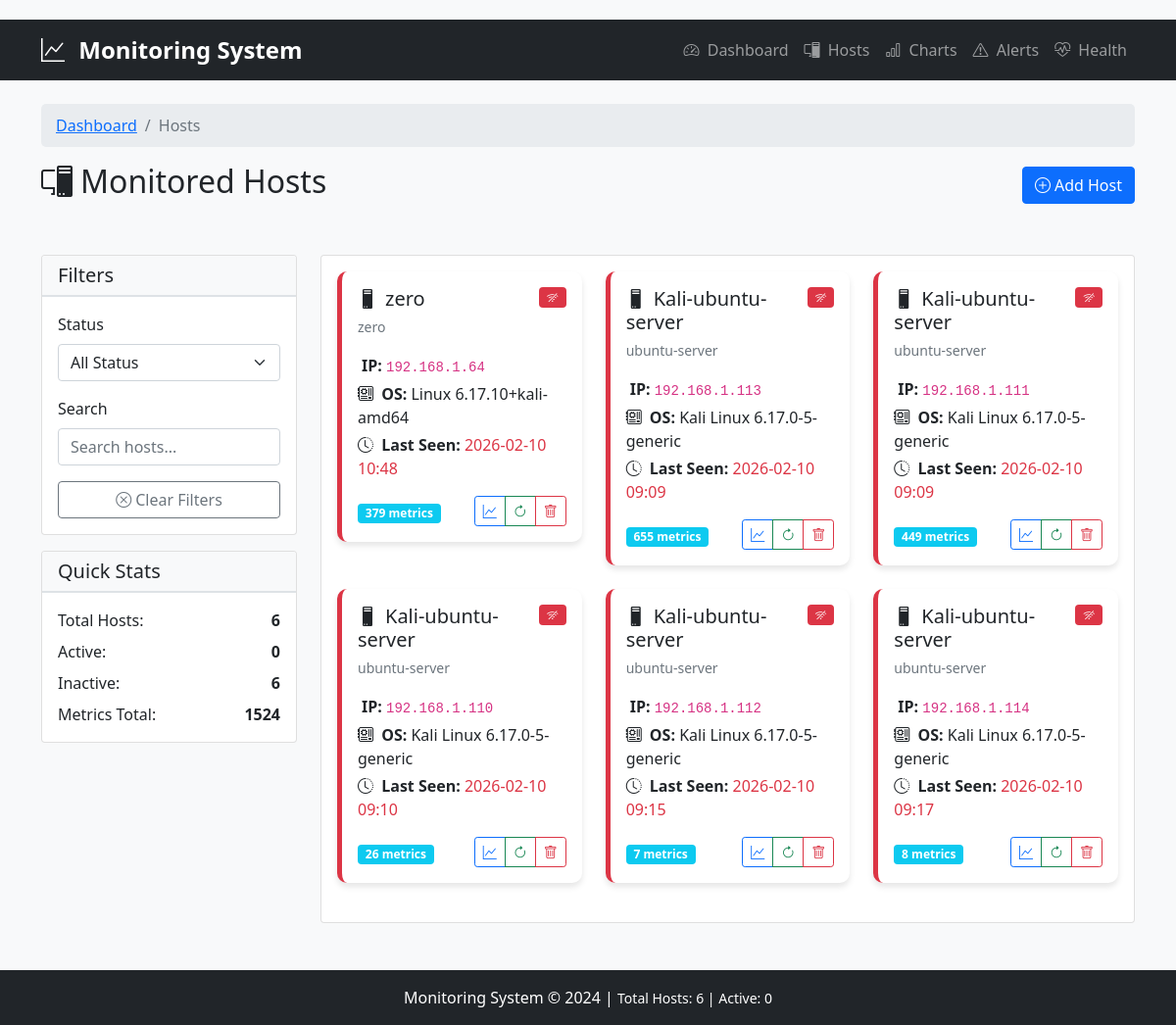
The app's page /hosts with its own data.
### models.py (models this page shows, shortened)
class Host(db.Model):
    id = db.Column(db.Integer, primary_key=True)
    name = db.Column(db.String(100), nullable=False)
    ip_address = db.Column(db.String(15), nullable=False)
    hostname = db.Column(db.String(100))
    os = db.Column(db.String(50))
    is_active = db.Column(db.Boolean, default=True)
    last_seen = db.Column(db.DateTime, default=datetime.utcnow)
    created_at = db.Column(db.DateTime, default=datetime.utcnow)
    metrics = db.relationship('Metric', back_populates='host_obj', lazy=True, cascade='all, delete-orphan')

### app.py (the view)
@app.route('/hosts')
def hosts_page():
    hosts = Host.query.all()
    return render_template('hosts.html', hosts=hosts)

### templates/hosts.html (shortened to what this page needs)
{% extends "base.html" %}
{% block content %}
<div class="row mb-4">
    <div class="col-12">
        <nav aria-label="breadcrumb">
            <ol class="breadcrumb">
                <li class="breadcrumb-item"><a href="/">Dashboard</a></li>
                <li class="breadcrumb-item active">Hosts</li>
            </ol>
        </nav>
        <div class="d-flex justify-content-between align-items-center mb-4">
            <h2><i class="bi bi-pc-display me-2"></i>Monitored Hosts</h2>
            <button class="btn btn-primary" data-bs-toggle="modal" data-bs-target="#addHostModal">
                <i class="bi bi-plus-circle me-1"></i>Add Host
            </button>
        </div>
    </div>
</div>
<div class="row">
    <div class="col-md-3 mb-4">
        <div class="card">
            <div class="card-header">
                <h5 class="mb-0">Filters</h5>
            </div>
            <div class="card-body">
                <div class="mb-3">
                    <label class="form-label">Status</label>
                    <select class="form-select" id="statusFilter">
                        <option value="all">All Status</option>
                    </select>
                </div>
                <div class="mb-3">
                    <label class="form-label">Search</label>
                    <input type="text" class="form-control" id="searchFilter" placeholder="Search hosts...">
                </div>
                <button class="btn btn-outline-secondary w-100" id="clearFilters">
                    <i class="bi bi-x-circle me-1"></i>Clear Filters
                </button>
            </div>
        </div>
        <div class="card mt-3">
            <div class="card-header">
                <h5 class="mb-0">Quick Stats</h5>
            </div>
            <div class="card-body">
                <div class="d-flex justify-content-between mb-2">
                    <span>Total Hosts:</span>
                    <strong id="statTotal">{{ hosts|length }}</strong>
                </div>
                <div class="d-flex justify-content-between mb-2">
                    <span>Active:</span>
                    <strong id="statActive">{{ hosts|selectattr('is_active')|list|length }}</strong>
                </div>
                <div class="d-flex justify-content-between mb-2">
                    <span>Inactive:</span>
                    <strong id="statInactive">{{ hosts|rejectattr('is_active')|list|length }}</strong>
                </div>
                <div class="d-flex justify-content-between">
                    <span>Metrics Total:</span>
                    <strong id="statMetrics">
                        {{ hosts|map(attribute='metrics')|map('length')|sum }}
                    </strong>
                </div>
            </div>
        </div>
    </div>
    <div class="col-md-9">
        <div class="card">
            <div class="card-body">
                {% if hosts %}
                <div class="row" id="hostsGrid">
                    {% for host in hosts %}
                    <div class="col-lg-4 col-md-6 mb-4">
                        <div class="card metric-card {% if host.is_active %}host-active{% else %}host-inactive{% endif %}">
                            <div class="card-body">
                                <div class="d-flex justify-content-between align-items-start mb-3">
                                    <div>
                                        <h5 class="card-title mb-1">
                                            <i class="bi bi-pc me-2"></i>{{ host.name }}
                                        </h5>
                                        <p class="card-text text-muted mb-0">
                                            <small>{{ host.hostname or 'No hostname' }}</small>
                                        </p>
                                    </div>
                                    <span class="badge {% if host.is_active %}bg-success{% else %}bg-danger{% endif %}">
                                        {% if host.is_active %}
                                        <i class="bi bi-wifi"></i>
                                        {% else %}
                                        <i class="bi bi-wifi-off"></i>
                                        {% endif %}
                                    </span>
                                </div>
                                <div class="mb-3">
                                    <p class="mb-1">
                                        <strong>IP:</strong> <code>{{ host.ip_address }}</code>
                                    </p>
                                    <p class="mb-1">
                                        <i class="bi bi-motherboard me-1"></i>
                                        <strong>OS:</strong> {{ host.os or 'Unknown' }}
                                    </p>
                                    <p class="mb-2">
                                        <i class="bi bi-clock-history me-1"></i>
                                        <strong>Last Seen:</strong>
                                        <span class="{% if not host.is_active %}text-danger{% endif %}">
                                            {{ host.last_seen.strftime('%Y-%m-%d %H:%M') }}
                                        </span>
                                    </p>
                                </div>
                                <div class="d-flex justify-content-between align-items-center">
                                    <div>
                                        <span class="badge bg-info">
                                            {{ host.metrics|length }} metrics
                                        </span>
                                    </div>
                                    <div class="btn-group">
                                        <a href="/metrics/{{ host.id }}" class="btn btn-sm btn-outline-primary">
                                            <i class="bi bi-graph-up"></i>
                                        </a>
                                        <button class="btn btn-sm btn-outline-success" onclick="pingHost({{ host.id }})">
                                            <i class="bi bi-arrow-clockwise"></i>
                                        </button>
                                        <button class="btn btn-sm btn-outline-danger" onclick="deleteHost({{ host.id }})">
                                            <i class="bi bi-trash"></i>
                                        </button>
                                    </div>
                                </div>
                            </div>
                        </div>
                    </div>
                    {% endfor %}
                </div>
                {% endif %}
            </div>
        </div>
    </div>
</div>
{% endblock %}

### templates/base.html (shortened to what this page needs)
<!DOCTYPE html>
<html lang="ru">
<head>
    <link href="https://cdn.jsdelivr.net/npm/bootstrap@5.1.3/dist/css/bootstrap.min.css" rel="stylesheet">
    <link rel="stylesheet" href="https://cdn.jsdelivr.net/npm/bootstrap-icons@1.8.1/font/bootstrap-icons.css">
</head>
<body>
    <nav class="navbar navbar-expand-lg navbar-dark bg-dark mb-4">
        <div class="container">
            <a class="navbar-brand" href="/">
                <i class="bi bi-graph-up me-2"></i> Monitoring System
            </a>
            <div class="collapse navbar-collapse" id="navbarNav">
                <ul class="navbar-nav ms-auto">
                    <li class="nav-item">
                        <a class="nav-link" href="/">
                            <i class="bi bi-speedometer2 me-1"></i> Dashboard
                        </a>
                    </li>
                    <li class="nav-item">
                        <a class="nav-link" href="/hosts">
                            <i class="bi bi-pc-display me-1"></i> Hosts
                        </a>
                    </li>
                    <li class="nav-item">
                        <a class="nav-link" href="/dashboard">
                            <i class="bi bi-bar-chart me-1"></i> Charts
                        </a>
                    </li>
                     <li class="nav-item">
                    <a class="nav-link" href="/alerts">
                        <i class="bi bi-exclamation-triangle me-1"></i> Alerts
                    </a>
                    </li>
                    <li class="nav-item">
                        <a class="nav-link" href="/api/v1/health" target="_blank">
                            <i class="bi bi-heart-pulse me-1"></i> Health
                        </a>
                    </li>
                </ul>
            </div>
        </div>
    </nav>
    <div class="container">
        {% block content %}{% endblock %}
    </div>
    <footer class="mt-5 py-3 bg-dark text-white text-center">
        <div class="container">
            <p class="mb-0">
                Monitoring System &copy; 2024 |
                <small>Total Hosts: <span id="footerHostCount">0</span> |
                Active: <span id="footerActiveHosts">0</span></small>
            </p>
        </div>
    </footer>
</body>
</html>

### templates/base.html (style rules this page uses)
body { padding-top: 20px; background-color: #f8f9fa; font-family: 'Segoe UI', Tahoma, Geneva, Verdana, sans-serif; }
.navbar-brand { font-weight: bold; font-size: 1.5rem; }
.metric-card { transition: transform 0.2s; border-radius: 10px; border: none; box-shadow: 0 4px 6px rgba(0,0,0,0.1); }
.host-inactive { border-left: 5px solid #dc3545 !important; }
.breadcrumb { background-color: #e9ecef; border-radius: 5px; padding: 10px 15px; }
.card-header { background-color: #f8f9fa; border-bottom: 2px solid #dee2e6; font-weight: 600; }

### records on screen
Host: name "zero", hostname "zero", is_active False (drawn), ip_address "192.168.1.64", os "Linux 6.17.10+kali-amd64", last_seen "2026-02-10 10:48", metrics|length "379"
Host: name "Kali-ubuntu-server", hostname "ubuntu-server", is_active False (drawn), ip_address "192.168.1.113", os "Kali Linux 6.17.0-5-generic", last_seen "2026-02-10 09:09", metrics|length "655"
Host: name "Kali-ubuntu-server", hostname "ubuntu-server", is_active False (drawn), ip_address "192.168.1.111", os "Kali Linux 6.17.0-5-generic", last_seen "2026-02-10 09:09", metrics|length "449"
Host: name "Kali-ubuntu-server", hostname "ubuntu-server", is_active False (drawn), ip_address "192.168.1.110", os "Kali Linux 6.17.0-5-generic", last_seen "2026-02-10 09:10", metrics|length "26"
Host: name "Kali-ubuntu-server", hostname "ubuntu-server", is_active False (drawn), ip_address "192.168.1.112", os "Kali Linux 6.17.0-5-generic", last_seen "2026-02-10 09:15", metrics|length "7"
Host: name "Kali-ubuntu-server", hostname "ubuntu-server", is_active False (drawn), ip_address "192.168.1.114", os "Kali Linux 6.17.0-5-generic", last_seen "2026-02-10 09:17", metrics|length "8"

### other values on screen
{{ hosts|length }} "6"
{{ hosts|selectattr('is_active')|list|length }} "0"
{{ hosts|rejectattr('is_active')|list|length }} "6"
{{ hosts|map(attribute='metrics')|map('length')|sum }} "1524"
